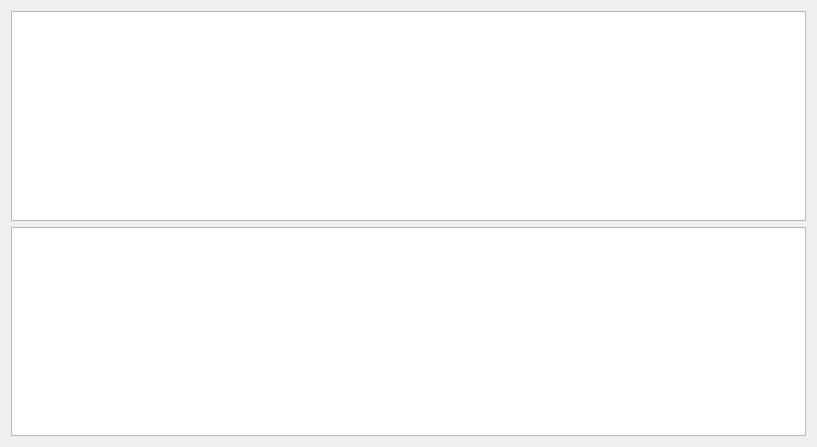
<?xml version="1.0" encoding="UTF-8"?>
<ui version="4.0">
 <class>FileWidget</class>
 <widget class="QWidget" name="FileWidget">
  <property name="geometry">
   <rect>
    <x>0</x>
    <y>0</y>
    <width>817</width>
    <height>447</height>
   </rect>
  </property>
  <property name="windowTitle">
   <string>Form</string>
  </property>
  <layout class="QGridLayout" name="gridLayout">
   <item row="0" column="0">
    <layout class="QVBoxLayout" name="verticalLayout">
     <item>
      <widget class="QTableWidget" name="downLoadTableWidget"/>
     </item>
    </layout>
   </item>
   <item row="1" column="0">
    <layout class="QVBoxLayout" name="verticalLayout_2">
     <item>
      <widget class="QTableWidget" name="uploadTableWidget"/>
     </item>
    </layout>
   </item>
  </layout>
 </widget>
 <resources/>
 <connections/>
</ui>
